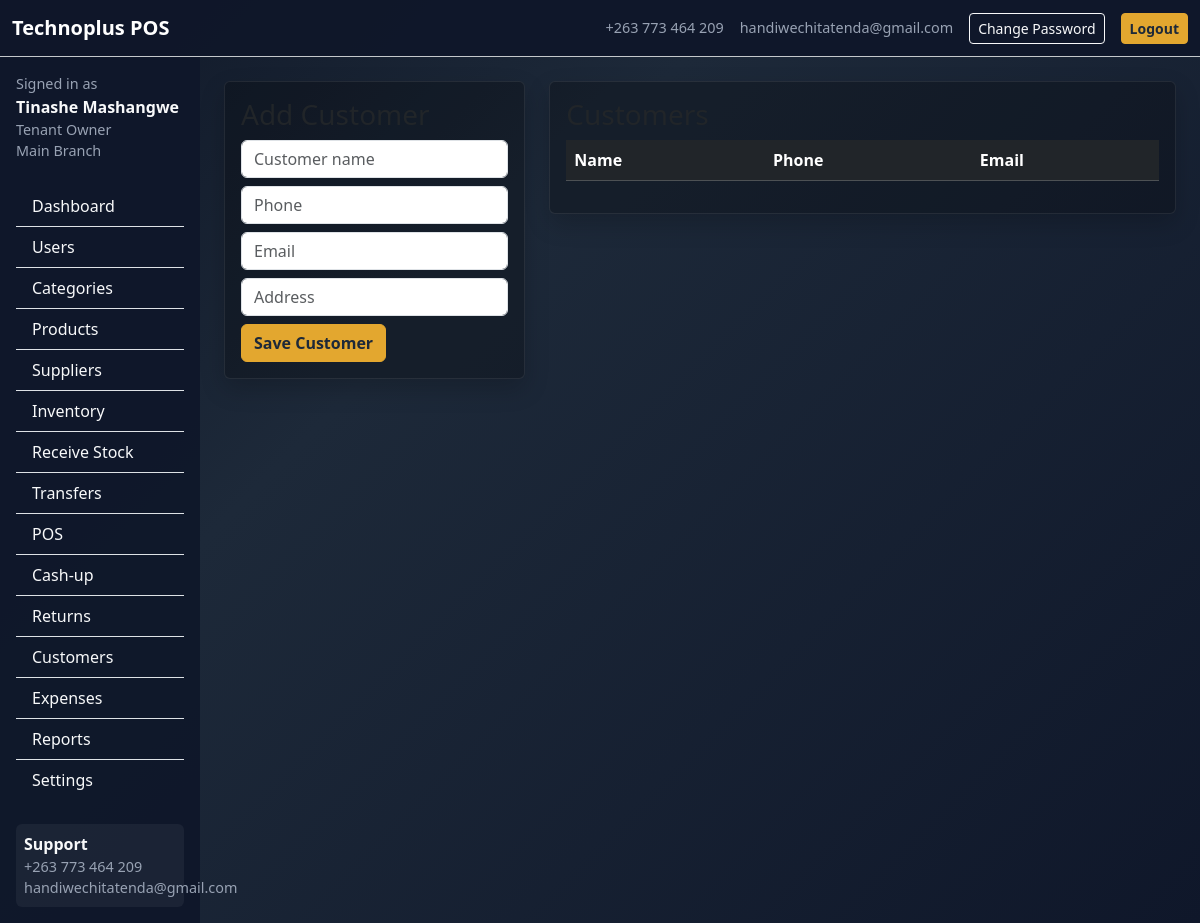
Screenshot of /customers (signed in) with the database file from the repository.
### app/models.py (models this page shows, shortened)
class TimestampMixin:
    created_at = db.Column(db.DateTime, default=datetime.utcnow, nullable=False)
    updated_at = db.Column(db.DateTime, default=datetime.utcnow, onupdate=datetime.utcnow)

class User(db.Model, UserMixin, TimestampMixin):
    id = db.Column(db.Integer, primary_key=True)
    tenant_id = db.Column(db.Integer, db.ForeignKey("tenant.id"), nullable=True)
    branch_id = db.Column(db.Integer, db.ForeignKey("branch.id"), nullable=True)
    full_name = db.Column(db.String(120), nullable=False)
    username = db.Column(db.String(80), unique=True, nullable=False)
    email = db.Column(db.String(120), default="")
    phone = db.Column(db.String(30), default="")
    password_hash = db.Column(db.String(255), nullable=False)
    role = db.Column(db.String(30), nullable=False, default="cashier")
    status = db.Column(db.String(20), default="active")
    must_change_password = db.Column(db.Boolean, default=False)
    last_login = db.Column(db.DateTime)
    tenant = db.relationship("Tenant", backref="users")
    branch = db.relationship("Branch", backref="users")
    @property
    def is_super_admin(self):
        return self.role == "super_admin"

class Branch(db.Model, TimestampMixin):
    id = db.Column(db.Integer, primary_key=True)
    tenant_id = db.Column(db.Integer, db.ForeignKey("tenant.id"), nullable=False)
    name = db.Column(db.String(120), nullable=False)
    code = db.Column(db.String(30), default="")
    phone = db.Column(db.String(30), default="")
    email = db.Column(db.String(120), default="")
    address = db.Column(db.String(255), default="")
    status = db.Column(db.String(20), default="active")
    tenant = db.relationship("Tenant", backref="branches")

### app/routes.py (the view, shortened to what this page needs)
    @app.route("/customers", methods=["GET", "POST"])
    @login_required
    def customers():
        require_tenant_access(current_user.tenant_id)
        all_customers = Customer.query.filter_by(tenant_id=current_user.tenant_id).order_by(Customer.name).all()
        return render_template("customers.html", customers=all_customers)

### app/__init__.py (called while the page is built)
def create_app():
    app = Flask(__name__, instance_relative_config=True)
    os.makedirs(app.instance_path, exist_ok=True)
    db_path = os.path.join(app.instance_path, "technoplus_pos.db")
    app.config.update(
        SECRET_KEY="change-this-secret-key",
        SQLALCHEMY_DATABASE_URI=f"sqlite:///{db_path}",
        SQLALCHEMY_TRACK_MODIFICATIONS=False,
    )
    db.init_app(app)
    login_manager.init_app(app)
    from .models import User
    @login_manager.user_loader
    def load_user(user_id):
        return User.query.get(int(user_id))
    from .routes import register_routes
    register_routes(app)
    with app.app_context():
        from . import models
        db.create_all()
        from .utils import seed_defaults
        seed_defaults()
    return app

### app/models.py (called while the page is built)
    def is_access_allowed(self):
        if self.status in {"paused", "frozen"}:
            return False
        if self.expiry_date and date.today() > (self.expiry_date + timedelta(days=self.grace_days)):
            self.status = "expired"
            db.session.commit()
            return False
        return True

### app/templates/customers.html (shortened to what this page needs)
{% extends 'base.html' %}
{% block content %}
<div class="row g-4">
<div class="col-lg-4"><div class="card bg-black bg-opacity-25 card-soft"><div class="card-body">
<h3>Add Customer</h3>
<form method="post">
<div class="mb-2"><input name="name" class="form-control" placeholder="Customer name" required></div>
<div class="mb-2"><input name="phone" class="form-control" placeholder="Phone"></div>
<div class="mb-2"><input name="email" class="form-control" placeholder="Email"></div>
<div class="mb-2"><input name="address" class="form-control" placeholder="Address"></div>
<button class="btn btn-brand">Save Customer</button>
</form></div></div></div>
<div class="col-lg-8"><div class="card bg-black bg-opacity-25 card-soft"><div class="card-body">
<h3>Customers</h3><table class="table table-dark table-striped"><thead><tr><th>Name</th><th>Phone</th><th>Email</th></tr></thead></table></div></div></div></div>
{% endblock %}

### app/templates/base.html (shortened to what this page needs)
<!doctype html>
<html lang="en">
<head>
  <link href="https://cdn.jsdelivr.net/npm/bootstrap@5.3.3/dist/css/bootstrap.min.css" rel="stylesheet">
  <link href="{{ url_for('static', filename='theme.css') }}" rel="stylesheet">
</head>
<body class="text-light">
<nav class="navbar navbar-expand-lg navbar-dark border-bottom border-secondary-subtle" style="background:rgba(15,23,42,.95)">
  <div class="container-fluid">
    <a class="navbar-brand fw-bold" href="{{ url_for('landing') }}">Technoplus POS</a>
    <div class="ms-auto d-flex gap-3 align-items-center">
      <span class="small-muted">{{ support_phone }}</span>
      <span class="small-muted">{{ support_email }}</span>
      {% if current_user.is_authenticated %}
        <a class="btn btn-sm btn-outline-light" href="{{ url_for('change_password') }}">Change Password</a>
        <a class="btn btn-sm btn-brand" href="{{ url_for('logout') }}">Logout</a>
      {% else %}
        <a class="btn btn-sm btn-brand" href="{{ url_for('login') }}">Login</a>
      {% endif %}
    </div>
  </div>
</nav>
<div class="container-fluid">
  {% if current_user.is_authenticated and request.endpoint not in ['landing','login'] %}
  <div class="row">
    <aside class="col-lg-2 col-md-3 sidebar p-3">
      <div class="mb-4">
        <div class="small-muted">Signed in as</div>
        <div class="fw-bold">{{ current_user.full_name }}</div>
        <div class="small-muted text-capitalize">{{ current_user.role.replace('_',' ') }}</div>
        {% if current_user.branch %}<div class="small-muted">{{ current_user.branch.name }}</div>{% endif %}
      </div>
      {% if current_user.is_super_admin %}
        <div class="list-group list-group-flush">
          <a class="list-group-item list-group-item-action bg-transparent text-light" href="{{ url_for('admin_dashboard') }}">Dashboard</a>
          <a class="list-group-item list-group-item-action bg-transparent text-light" href="{{ url_for('tenants') }}">Tenants</a>
          <a class="list-group-item list-group-item-action bg-transparent text-light" href="{{ url_for('new_tenant') }}">Add Tenant</a>
          <a class="list-group-item list-group-item-action bg-transparent text-light" href="{{ url_for('audit_logs') }}">Audit Logs</a>
        </div>
      {% else %}
        <div class="list-group list-group-flush">
          <a class="list-group-item list-group-item-action bg-transparent text-light" href="{{ url_for('tenant_dashboard') }}">Dashboard</a>
          {% if current_user.role in ['tenant_owner','branch_manager'] %}<a class="list-group-item list-group-item-action bg-transparent text-light" href="{{ url_for('users') }}">Users</a>{% endif %}
          {% if current_user.role in ['tenant_owner','branch_manager','stock_clerk'] %}
          <a class="list-group-item list-group-item-action bg-transparent text-light" href="{{ url_for('categories') }}">Categories</a>
          <a class="list-group-item list-group-item-action bg-transparent text-light" href="{{ url_for('products') }}">Products</a>
          <a class="list-group-item list-group-item-action bg-transparent text-light" href="{{ url_for('suppliers') }}">Suppliers</a>
          <a class="list-group-item list-group-item-action bg-transparent text-light" href="{{ url_for('inventory') }}">Inventory</a>
          <a class="list-group-item list-group-item-action bg-transparent text-light" href="{{ url_for('receive_stock') }}">Receive Stock</a>
          <a class="list-group-item list-group-item-action bg-transparent text-light" href="{{ url_for('transfers') }}">Transfers</a>
          {% endif %}
          {% if current_user.role in ['tenant_owner','branch_manager','cashier'] %}
          <a class="list-group-item list-group-item-action bg-transparent text-light" href="{{ url_for('pos') }}">POS</a>
          <a class="list-group-item list-group-item-action bg-transparent text-light" href="{{ url_for('cashup') }}">Cash-up</a>
          {% endif %}
          {% if current_user.role in ['tenant_owner','branch_manager'] %}
          <a class="list-group-item list-group-item-action bg-transparent text-light" href="{{ url_for('returns') }}">Returns</a>
          {% endif %}
          {% if current_user.role in ['tenant_owner','branch_manager'] %}
          <a class="list-group-item list-group-item-action bg-transparent text-light" href="{{ url_for('customers') }}">Customers</a>
          <a class="list-group-item list-group-item-action bg-transparent text-light" href="{{ url_for('expenses') }}">Expenses</a>
          <a class="list-group-item list-group-item-action bg-transparent text-light" href="{{ url_for('reports') }}">Reports</a>
          <a class="list-group-item list-group-item-action bg-transparent text-light" href="{{ url_for('settings') }}">Settings</a>
          {% endif %}
        </div>
      {% endif %}
      <div class="mt-4 p-2 footer-strip rounded"><div class="fw-semibold">Support</div><div class="small-muted">{{ support_phone }}</div><div class="small-muted">{{ support_email }}</div></div>
    </aside>
    <main class="col-lg-10 col-md-9 p-4">
  {% else %}
    <main class="container py-4">
  {% endif %}
      {% block content %}{% endblock %}
  {% if current_user.is_authenticated and request.endpoint not in ['landing','login'] %}</main></div>{% else %}</main>{% endif %}
</div>
</body></html>

### app/static/theme.css (style rules this page uses)
body { background: linear-gradient(135deg, #101828 0%, #1d2939 35%, #0f172a 100%); min-height: 100vh; }
.card-soft { border: 1px solid rgba(255,255,255,.08); box-shadow: 0 10px 24px rgba(0,0,0,.18); }
.btn-brand { background: #e3a72f; border-color:#e3a72f; color:#1d2939; font-weight:600; }
.sidebar { min-height:100vh; background: rgba(15,23,42,.96); }
.table thead th { white-space: nowrap; }
.small-muted { color: #98a2b3; font-size: .9rem; }
.footer-strip { background: rgba(255,255,255,.05); }

### rows the page displays
User: full_name "Tinashe Mashangwe", role.replace "Tenant Owner"
Branch: branch.name "Main Branch"

### other values shown
{{ support_phone }} "+263 773 464 209"
{{ support_email }} "handiwechitatenda@gmail.com"
